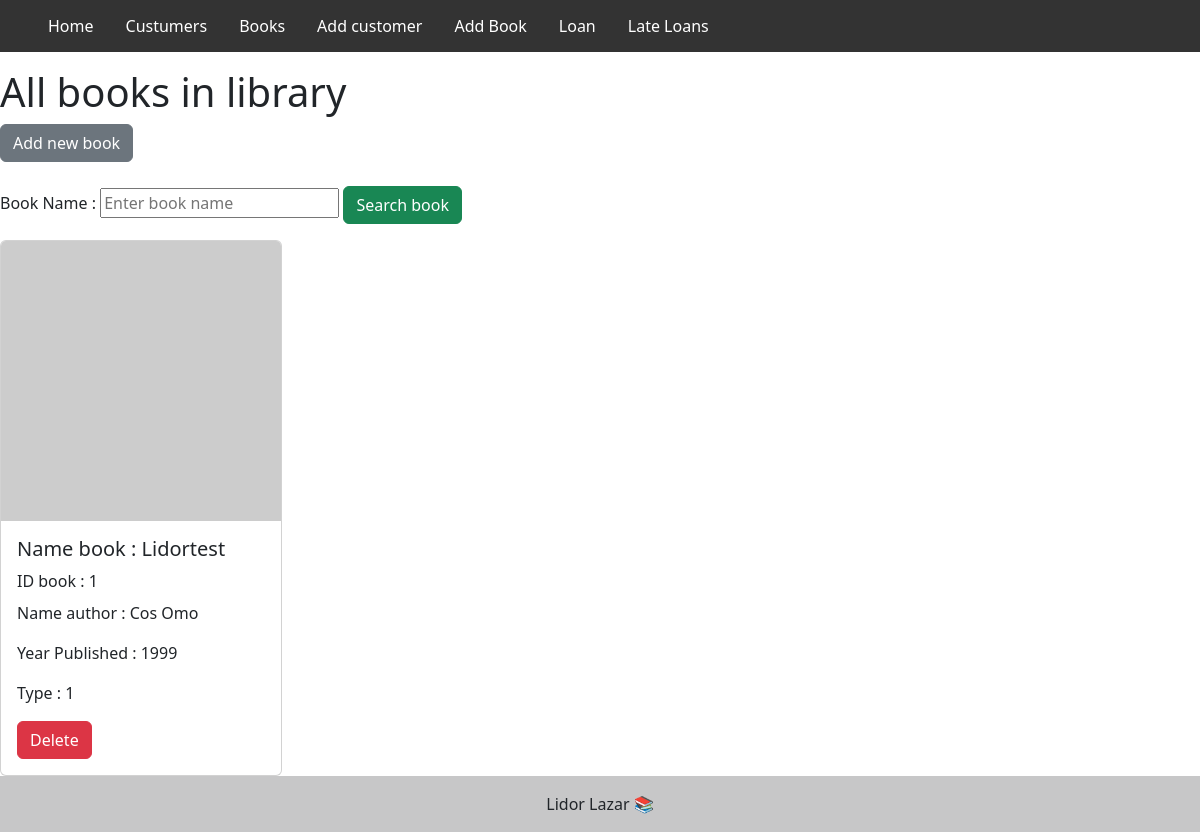
Screenshot of /Book/ with the database file from the repository.
### backend-site.py (models this page shows, shortened)
class Books(db.Model):
    BookId = db.Column('BookId',db.Integer, primary_key=True)
    NameBook = db.Column('NameBook',db.String(50))
    Author = db.Column('Author',db.String(50), nullable=False )
    YearPublished = db.Column('YearPublished',db.String(50))
    Type = db.Column('Type',db.Integer)
    BooksToLoans = db.relationship('Loans', backref='books')

### backend-site.py (the view)
@app.route('/Book/<bookname>', methods=['GET'])
@app.route('/Book/', methods=['GET', 'POST'])
def PrintAllBook(bookname=''):
    if request.method == 'POST':
        for OneBook in Books.query.all():
            if request.form.get("SerachBook").title() == OneBook.NameBook:
                bookname = OneBook.NameBook
                return render_template('personalBook.html', bookname=bookname, PrintAllBook=Books.query.all())
    return render_template('ShowAllBooks.html', PrintAllBook = Books.query.all())

### Templates/ShowAllBooks.html (shortened to what this page needs)
{% extends "layout.html" %} {% block title %}Lazar libaray{% endblock %}  {% block content %}
<h1>All books in library</h1>
<a href="/addBook/"><button type="button" class="btn btn-secondary">Add new book</button></a><br><br>
<form action="" method="POST">
  <label>Book Name : </label>
  <input name="SerachBook"  type="text" placeholder="Enter book name">
  <a href="/Book/{{bookname}}"><button  methods="POST" class="btn btn-success" Type="submit">Search book</button></a>
  </form>
<div class="row row-cols-1 row-cols-md-4 g-4">
  {%- for book in PrintAllBook %}
  <div class="col">
    <div class="card">
      <img
        src="https://picsum.photos/20{{book.BookId }}"
        class="card-img-top"
      />
      <div class="card-body">
        <h5 class="card-text">Name book : {{book.NameBook}}</h5>
        <p class="card-title">ID book : {{ book.BookId}}</p>
        <p class="card-text">Name author : {{book.Author}}</p>
        <p class="card-text">Year Published : {{book.YearPublished}}</p>
        <p class="card-text">Type : {{book.Type}}</p>
        <a class="btn btn-danger" href="/deleteBook/{{book.BookId}}">Delete</a>
      </div>
    </div>
  </div>
  {% endfor %}
</div>
{% endblock %}

### rows the page displays
Books: NameBook "Lidortest", BookId "1", Author "Cos Omo", YearPublished "1999", Type "1"
